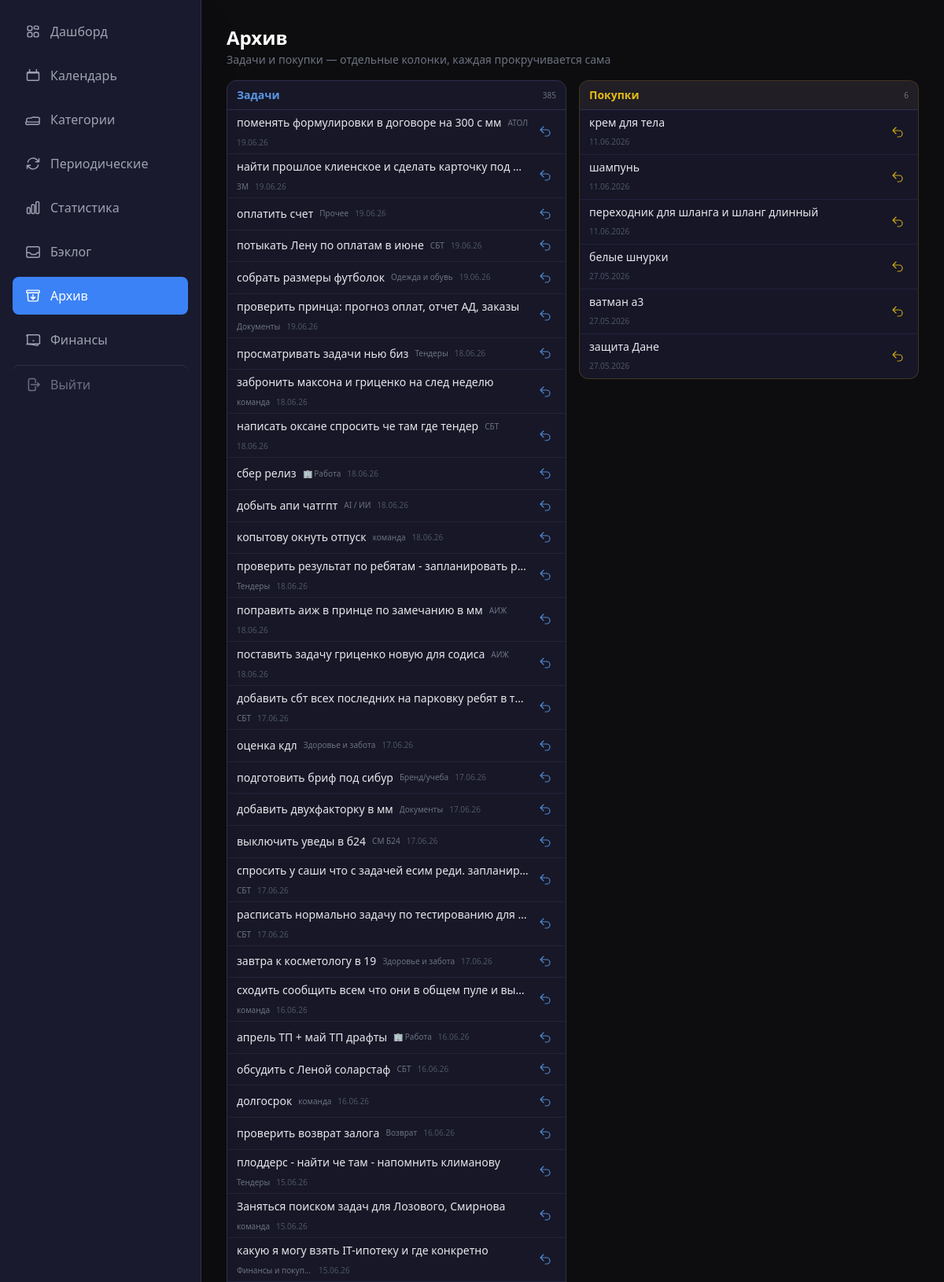
Page /archive (upper part) on the committed database.
### app/models/shopping.py (models this page shows)
class ShoppingItem(Base):
    __tablename__ = "shopping_items"
    id = Column(Integer, primary_key=True, index=True)
    title = Column(String(500), nullable=False)
    quantity = Column(String(100), default="")  # количество (например, "2 шт", "500 г")
    is_purchased = Column(Boolean, default=False, index=True)
    is_archived = Column(Boolean, default=False, index=True)
    item_kind = Column(String(20), default="purchase", nullable=False)  # purchase
    created_at = Column(DateTime(timezone=True), server_default=func.now())
    purchased_at = Column(DateTime(timezone=True), nullable=True)

### app/models/task.py (models this page shows)
class Task(Base):
    __tablename__ = "tasks"
    id = Column(Integer, primary_key=True, index=True)
    title = Column(String(500), nullable=False)
    description = Column(String, default="")
    category_id = Column(Integer, ForeignKey("categories.id"), nullable=True, index=True)
    status = Column(String(20), default="новая", index=True)  # новая/в_работе/выполнена/отложена
    priority = Column(String(20), default="средний")  # низкий/средний/высокий
    due_date = Column(Date, nullable=True, index=True)
    due_time = Column(Time, nullable=True) # Время встречи
    created_at = Column(DateTime(timezone=True), server_default=func.now())
    completed_at = Column(DateTime(timezone=True), nullable=True)
    source = Column(String(20), default="web")  # telegram/web/screenshot
    parent_task_id = Column(Integer, ForeignKey("tasks.id"), nullable=True, index=True)
    is_archived = Column(Boolean, default=False, index=True)
    item_kind = Column(String(20), default="task", nullable=False, index=True)  # task
    sort_order = Column(Integer, default=0)
    needs_review = Column(Boolean, default=False)
    message_hash = Column(String(64), nullable=True)
    postpones = Column(Integer, default=0)
    chronic_task = Column(Boolean, default=False, index=True)
    chronic_reviewed = Column(Boolean, default=False)
    tags = Column(String(500), nullable=True) # Теги проекта или контекста (#Антон, #Сбер)
    size = Column(String(4), nullable=True)   # L / XL — крупные задачи (NULL = обычная)
    impact_notes = Column(Text, nullable=True) # Заметки о результате/влиянии
    is_milestone = Column(Boolean, default=False, index=True) # Флаг важного достижения
    estimated_minutes = Column(Integer, nullable=True)
    actual_minutes = Column(Integer, nullable=True)
    category = relationship("Category", back_populates="tasks")
    subtasks = relationship("Task", backref="parent_task", remote_side=[id], lazy="select")

### app/models/category.py (models this page shows)
class Category(Base):
    __tablename__ = "categories"
    id = Column(Integer, primary_key=True, index=True)
    name = Column(String(100), nullable=False, index=True)
    is_global = Column(Boolean, default=False, index=True)
    parent_id = Column(Integer, ForeignKey("categories.id"), nullable=True)
    type = Column(String(20), default="task", index=True)  # task / finance
    created_at = Column(DateTime(timezone=True), server_default=func.now())
    children = relationship("Category", backref="parent", remote_side=[id], lazy="select")
    tasks = relationship("Task", back_populates="category", lazy="select")

### app/web/routes/archive.py (the view)
@router.get("/archive", response_class=HTMLResponse)
async def archive_page(
    request: Request,
    page: int = 1,
    shop_page: int = 1,
    limit: int = 50,
):
    offset = (page - 1) * limit
    shop_offset = (shop_page - 1) * limit
    async with async_session() as db:
        total_result = await db.execute(
            select(func.count(Task.id)).where(
                Task.is_archived == True,
                Task.item_kind == "task",
            )
        )
        total = total_result.scalar() or 0
        result = await db.execute(
            select(Task)
            .options(selectinload(Task.category))
            .where(Task.is_archived == True, Task.item_kind == "task")
            .order_by(Task.completed_at.desc(), Task.created_at.desc())
            .offset(offset)
            .limit(limit)
        )
        tasks = list(result.scalars().all())
        shop_total_result = await db.execute(
            select(func.count(ShoppingItem.id)).where(
                ShoppingItem.is_archived == True,
                ShoppingItem.item_kind == "purchase",
            )
        )
        shop_total = shop_total_result.scalar() or 0
        shop_result = await db.execute(
            select(ShoppingItem)
            .where(ShoppingItem.is_archived == True, ShoppingItem.item_kind == "purchase")
            .order_by(ShoppingItem.purchased_at.desc(), ShoppingItem.created_at.desc())
            .offset(shop_offset)
            .limit(limit)
        )
        shopping_archived = list(shop_result.scalars().all())
        has_prev = page > 1
        has_next = offset + limit < total
        shop_has_prev = shop_page > 1
        shop_has_next = shop_offset + limit < shop_total
    return templates.TemplateResponse(request, "archive.html", {
        "request": request,
        "tasks": tasks,
        "total": total,
        "page": page,
        "limit": limit,
        "has_prev": has_prev,
        "has_next": has_next,
        "prev_page": page - 1,
        "next_page": page + 1,
        "shopping_archived": shopping_archived,
        "shop_total": shop_total,
        "shop_page": shop_page,
        "shop_has_prev": shop_has_prev,
        "shop_has_next": shop_has_next,
        "shop_prev_page": shop_page - 1,
        "shop_next_page": shop_page + 1,
    })

### app/web/templates/archive.html (shortened to what this page needs)
{% extends "base.html" %}
{% from 'partials/icons_macros.html' import icon_restore %}
{% block content %}
<div class="max-w-6xl mx-auto">
    <div class="mb-4">
        <h1 class="text-2xl font-bold text-white">Архив</h1>
        <p class="text-gray-500 text-sm mt-0.5">Задачи и покупки — отдельные колонки, каждая прокручивается сама</p>
    </div>
    <div class="grid grid-cols-1 lg:grid-cols-2 gap-4 items-start">
        <section id="archive-shopping"
                 class="order-1 lg:order-2 flex flex-col min-h-0 rounded-xl border border-yellow-500/20 bg-dark-800/80 overflow-hidden max-h-[min(42vh,22rem)] lg:max-h-[calc(100vh-10rem)] lg:sticky lg:top-4">
            <div class="shrink-0 px-3 py-2 border-b border-dark-600 bg-yellow-500/5 flex items-center justify-between gap-2">
                <h2 class="text-sm font-bold text-yellow-400/90">Покупки</h2>
                <span class="text-[10px] text-gray-500 tabular-nums">{{ shop_total }}</span>
            </div>
            <div class="flex-1 min-h-0 overflow-y-auto">
                {% if shopping_archived %}
                <ul class="divide-y divide-dark-700/80">
                    {% for item in shopping_archived %}
                    <li id="archive-shop-{{ item.id }}"
                        class="group px-3 py-1.5 hover:bg-dark-700/40 flex items-center gap-2 min-h-[2rem]">
                        <div class="flex-1 min-w-0">
                            <span class="text-sm text-gray-200 truncate block" title="{{ item.title }}">{{ item.title }}</span>
                            {% if item.purchased_at %}
                            <span class="text-[10px] text-gray-600 tabular-nums">{{ item.purchased_at.strftime('%d.%m.%Y') }}</span>
                            {% endif %}
                        </div>
                        <form hx-post="/archive/shopping/{{ item.id }}/restore"
                              hx-target="#archive-shop-{{ item.id }}"
                              hx-swap="outerHTML"
                              class="shrink-0">
                            <button type="submit"
                                    class="icon-action icon-action--warn opacity-80 group-hover:opacity-100"
                                    title="Вернуть в список покупок">
                                {{ icon_restore() }}
                            </button>
                        </form>
                    </li>
                    {% endfor %}
                </ul>
                {% else %}
                <p class="text-center py-8 text-sm text-gray-600">Покупок в архиве нет</p>
                {% endif %}
            </div>
        </section>
        <section class="order-2 lg:order-1 flex flex-col min-h-0 rounded-xl border border-dark-600 bg-dark-800/80 overflow-hidden max-h-[min(55vh,32rem)] lg:max-h-[calc(100vh-10rem)]">
            <div class="shrink-0 px-3 py-2 border-b border-dark-600 flex items-center justify-between gap-2">
                <h2 class="text-sm font-bold text-blue-400/90">Задачи</h2>
                <span class="text-[10px] text-gray-500 tabular-nums">{{ total }}</span>
            </div>
            <div class="flex-1 min-h-0 overflow-y-auto">
                {% if tasks %}
                <ul class="divide-y divide-dark-700/80">
                    {% for task in tasks %}
                    <li id="archive-task-{{ task.id }}"
                        class="group px-3 py-1.5 hover:bg-dark-700/40 flex items-center gap-2 min-h-[2rem]">
                        <div class="flex-1 min-w-0 flex items-center gap-2 flex-wrap">
                            <span class="text-sm font-medium text-gray-200 truncate" title="{{ task.title }}">{{ task.title }}</span>
                            {% if task.category %}
                            <span class="text-[10px] text-gray-500 truncate max-w-[6rem]">{{ task.category.name }}</span>
                            {% endif %}
                            <span class="text-[10px] text-gray-600 tabular-nums shrink-0">
                                {{ task.completed_at.strftime('%d.%m.%y') if task.completed_at else task.created_at.strftime('%d.%m.%y') }}
                            </span>
                        </div>
                        <form hx-post="/archive/{{ task.id }}/restore"
                              hx-target="#archive-task-{{ task.id }}"
                              hx-swap="outerHTML"
                              class="shrink-0">
                            <button type="submit"
                                    class="icon-action icon-action--info opacity-80 group-hover:opacity-100"
                                    title="Восстановить задачу">
                                {{ icon_restore() }}
                            </button>
                        </form>
                    </li>
                    {% endfor %}
                </ul>
                {% else %}
                <p class="text-center py-8 text-sm text-gray-600">Задач в архиве нет</p>
                {% endif %}
            </div>
        </section>
    </div>
</div>
{% endblock %}

### app/web/templates/partials/icons_macros.html (shortened to what this page needs)
{% macro icon_calendar(class='w-5 h-5') %}
<svg class="{{ class }}" fill="none" stroke="currentColor" stroke-width="1.75" viewBox="0 0 24 24" aria-hidden="true">
  <path stroke-linecap="round" stroke-linejoin="round" d="M6.75 3v2.25M17.25 3v2.25M4.5 8.25h15M4.5 19.5h15a1.5 1.5 0 001.5-1.5V8.25a1.5 1.5 0 00-1.5-1.5h-15a1.5 1.5 0 00-1.5 1.5v9.75a1.5 1.5 0 001.5 1.5z"/>
</svg>
{% endmacro %}
{% macro icon_folder(class='w-4 h-4') %}
<svg class="{{ class }}" fill="none" stroke="currentColor" stroke-width="1.75" viewBox="0 0 24 24" aria-hidden="true">
  <path stroke-linecap="round" stroke-linejoin="round" d="M2.25 12.75V12A2.25 2.25 0 014.5 9.75h4.128a2.25 2.25 0 011.59-.659l2.845-.948a2.25 2.25 0 011.59.659H19.5A2.25 2.25 0 0121.75 12v.75m-19.5 0A2.25 2.25 0 004.5 15.75h15a2.25 2.25 0 002.25-2.25m-19.5 0v1.5A2.25 2.25 0 004.5 19.5h15a2.25 2.25 0 002.25-2.25v-1.5"/>
</svg>
{% endmacro %}
{% macro icon_repeat(class='w-3.5 h-3.5') %}
<svg class="{{ class }}" fill="none" stroke="currentColor" stroke-width="1.75" viewBox="0 0 24 24" aria-hidden="true">
  <path stroke-linecap="round" stroke-linejoin="round" d="M16.023 9.348h4.992v-.001M2.985 19.644v-4.992m0 0h4.992m-4.993 0l3.181 3.183a8.25 8.25 0 0013.803-3.7M4.031 9.865a8.25 8.25 0 0113.803-3.7l3.181 3.182m0-4.991v4.99"/>
</svg>
{% endmacro %}
{% macro icon_restore(class='w-4 h-4') %}
<svg class="{{ class }}" fill="none" stroke="currentColor" stroke-width="1.75" viewBox="0 0 24 24" aria-hidden="true">
  <path stroke-linecap="round" stroke-linejoin="round" d="M9 15L3 9m0 0l6-6M3 9h12a6 6 0 010 12h-3"/>
</svg>
{% endmacro %}
{% macro icon_nav_dashboard(class='w-5 h-5') %}
<svg class="{{ class }}" fill="none" stroke="currentColor" stroke-width="1.75" viewBox="0 0 24 24" aria-hidden="true">
  <path stroke-linecap="round" stroke-linejoin="round" d="M3.75 6A2.25 2.25 0 016 3.75h2.25A2.25 2.25 0 0110.5 6v2.25a2.25 2.25 0 01-2.25 2.25H6a2.25 2.25 0 01-2.25-2.25V6zM13.5 15.75A2.25 2.25 0 0115.75 13.5h2.25a2.25 2.25 0 012.25 2.25V18a2.25 2.25 0 01-2.25 2.25h-2.25A2.25 2.25 0 0113.5 18v-2.25zM13.5 6A2.25 2.25 0 0115.75 3.75h2.25A2.25 2.25 0 0120.25 6v2.25A2.25 2.25 0 0118 8.25h-2.25A2.25 2.25 0 0113.5 6zM3.75 15.75A2.25 2.25 0 016 13.5h2.25a2.25 2.25 0 012.25 2.25V18A2.25 2.25 0 018.25 20.25H6A2.25 2.25 0 013.75 18v-2.25z"/>
</svg>
{% endmacro %}
{% macro icon_nav_stats(class='w-5 h-5') %}
<svg class="{{ class }}" fill="none" stroke="currentColor" stroke-width="1.75" viewBox="0 0 24 24" aria-hidden="true">
  <path stroke-linecap="round" stroke-linejoin="round" d="M3 13.125C3 12.504 3.504 12 4.125 12h2.25c.621 0 1.125.504 1.125 1.125v6.75C7.5 20.496 6.996 21 6.375 21h-2.25A1.125 1.125 0 013 19.875v-6.75zM9.75 8.625c0-.621.504-1.125 1.125-1.125h2.25c.621 0 1.125.504 1.125 1.125v11.25c0 .621-.504 1.125-1.125 1.125h-2.25a1.125 1.125 0 01-1.125-1.125V8.625zM16.5 4.125c0-.621.504-1.125 1.125-1.125h2.25C20.496 3 21 3.504 21 4.125v15.75c0 .621-.504 1.125-1.125 1.125h-2.25a1.125 1.125 0 01-1.125-1.125V4.125z"/>
</svg>
{% endmacro %}
{% macro icon_nav_inbox(class='w-5 h-5') %}
<svg class="{{ class }}" fill="none" stroke="currentColor" stroke-width="1.75" viewBox="0 0 24 24" aria-hidden="true">
  <path stroke-linecap="round" stroke-linejoin="round" d="M2.25 13.5h3.86a2.25 2.25 0 011.664.736l1.244 1.244a2.25 2.25 0 001.664.736h4.364a2.25 2.25 0 001.664-.736l1.244-1.244a2.25 2.25 0 011.664-.736H21.75M2.25 13.5V6.75A2.25 2.25 0 014.5 4.5h15a2.25 2.25 0 012.25 2.25v6.75M2.25 13.5v4.875A2.25 2.25 0 004.5 20.625h15a2.25 2.25 0 002.25-2.25V13.5"/>
</svg>
{% endmacro %}
{% macro icon_nav_archive(class='w-5 h-5') %}
<svg class="{{ class }}" fill="none" stroke="currentColor" stroke-width="1.75" viewBox="0 0 24 24" aria-hidden="true">
  <path stroke-linecap="round" stroke-linejoin="round" d="M20.25 7.5l-.625 10.632a2.25 2.25 0 01-2.247 2.118H6.622a2.25 2.25 0 01-2.247-2.118L3.75 7.5m8.25 3v6.75m0 0l-3-3m3 3l3-3M3.375 7.5h17.25c.621 0 1.125-.504 1.125-1.125v-1.5c0-.621-.504-1.125-1.125-1.125H3.375c-.621 0-1.125.504-1.125 1.125v1.5c0 .621.504 1.125 1.125 1.125z"/>
</svg>
{% endmacro %}
{% macro icon_nav_finance(class='w-5 h-5') %}
<svg class="{{ class }}" fill="none" stroke="currentColor" stroke-width="1.75" viewBox="0 0 24 24" aria-hidden="true">
  <path stroke-linecap="round" stroke-linejoin="round" d="M2.25 18.75a60.07 60.07 0 0115.797 2.101c.727.198 1.453-.342 1.453-1.096V18.75M3.75 4.5v.75A.75.75 0 013 6h-.75m0 0v-.375c0-.621.504-1.125 1.125-1.125H20.25c.621 0 1.125.504 1.125 1.125v.375m-18 0v11.25c0 .621.504 1.125 1.125 1.125h16.5a1.125 1.125 0 001.125-1.125V6m-9 7.5h.008v.008H12v-.008z"/>
</svg>
{% endmacro %}
{% macro icon_nav_logout(class='w-5 h-5') %}
<svg class="{{ class }}" fill="none" stroke="currentColor" stroke-width="1.75" viewBox="0 0 24 24" aria-hidden="true">
  <path stroke-linecap="round" stroke-linejoin="round" d="M15.75 9V5.25A2.25 2.25 0 0013.5 3h-6a2.25 2.25 0 00-2.25 2.25v13.5A2.25 2.25 0 007.5 21h6a2.25 2.25 0 002.25-2.25V15m3 0l3-3m0 0l-3-3m3 3H9"/>
</svg>
{% endmacro %}

### app/web/static/css/style.css (style rules this page uses)
.icon-action { display: inline-flex; align-items: center; justify-content: center; padding: 0.35rem; border-radius: 0.375rem; border: none; background: transparent; cursor: pointer; transition: color 0.15s ease, background-color 0.15s ease; }
.icon-action--info { color: #60a5fa; }
.icon-action--warn { color: #facc15; }

### rows in the picture
ShoppingItem: title "крем для тела", purchased_at "11.06.2026"
ShoppingItem: title "шампунь", purchased_at "11.06.2026"
ShoppingItem: title "переходник для шланга и шланг длинный", purchased_at "11.06.2026"
ShoppingItem: title "белые шнурки", purchased_at "27.05.2026"
ShoppingItem: title "ватман а3", purchased_at "27.05.2026"
ShoppingItem: title "защита Дане", purchased_at "27.05.2026"
Task: title "поменять формулировки в договоре на 300 с мм", category.name "АТОЛ", completed_at "19.06.26"
Task: title "найти прошлое клиенское и сделать карточку под…", category.name "ЗМ", completed_at "19.06.26"
Task: title "оплатить счет", category.name "Прочее", completed_at "19.06.26"
Task: title "потыкать Лену по оплатам в июне", category.name "СБТ", completed_at "19.06.26"
Task: title "собрать размеры футболок", category.name "Одежда и обувь", completed_at "19.06.26"
Task: title "проверить принца: прогноз оплат, отчет АД, заказы", category.name "Документы", completed_at "19.06.26"
Task: title "просматривать задачи нью биз", category.name "Тендеры", completed_at "18.06.26"
Task: title "забронить максона и гриценко на след неделю", category.name "команда", completed_at "18.06.26"
Task: title "написать оксане спросить че там где тендер", category.name "СБТ", completed_at "18.06.26"
Task: title "сбер релиз", category.name "🏢 Работа", completed_at "18.06.26"
Task: title "добыть апи чатгпт", category.name "AI / ИИ", completed_at "18.06.26"
Task: title "копытову окнуть отпуск", category.name "команда", completed_at "18.06.26"
Task: title "проверить результат по ребятам - запланировать р…", category.name "Тендеры", completed_at "18.06.26"
Task: title "поправить аиж в принце по замечанию в мм", category.name "АИЖ", completed_at "18.06.26"
Task: title "поставить задачу гриценко новую для содиса", category.name "АИЖ", completed_at "18.06.26"
Task: title "добавить сбт всех последних на парковку ребят в т…", category.name "СБТ", completed_at "17.06.26"
Task: title "оценка кдл", category.name "Здоровье и забота", completed_at "17.06.26"
Task: title "подготовить бриф под сибур", category.name "Бренд/учеба", completed_at "17.06.26"
Task: title "добавить двухфакторку в мм", category.name "Документы", completed_at "17.06.26"
Task: title "выключить уведы в б24", category.name "СМ Б24", completed_at "17.06.26"
Task: title "спросить у саши что с задачей есим реди. запланир…", category.name "СБТ", completed_at "17.06.26"
Task: title "расписать нормально задачу по тестированию для…", category.name "СБТ", completed_at "17.06.26"
Task: title "завтра к косметологу в 19", category.name "Здоровье и забота", completed_at "17.06.26"
Task: title "сходить сообщить всем что они в общем пуле и вы…", category.name "команда", completed_at "16.06.26"
Task: title "апрель ТП + май ТП драфты", category.name "🏢 Работа", completed_at "16.06.26"
Task: title "обсудить с Леной соларстаф", category.name "СБТ", completed_at "16.06.26"
Task: title "долгосрок", category.name "команда", completed_at "16.06.26"
Task: title "проверить возврат залога", category.name "Возврат", completed_at "16.06.26"
Task: title "плоддерс - найти че там - напомнить климанову", category.name "Тендеры", completed_at "15.06.26"
Task: title "Заняться поиском задач для Лозового, Смирнова", category.name "команда", completed_at "15.06.26"
Task: title "какую я могу взять IT-ипотеку и где конкретно", category.name "Финансы и покуп…", completed_at "15.06.26"

### other values in the picture
{{ shop_total }} "6"
{{ total }} "385"
